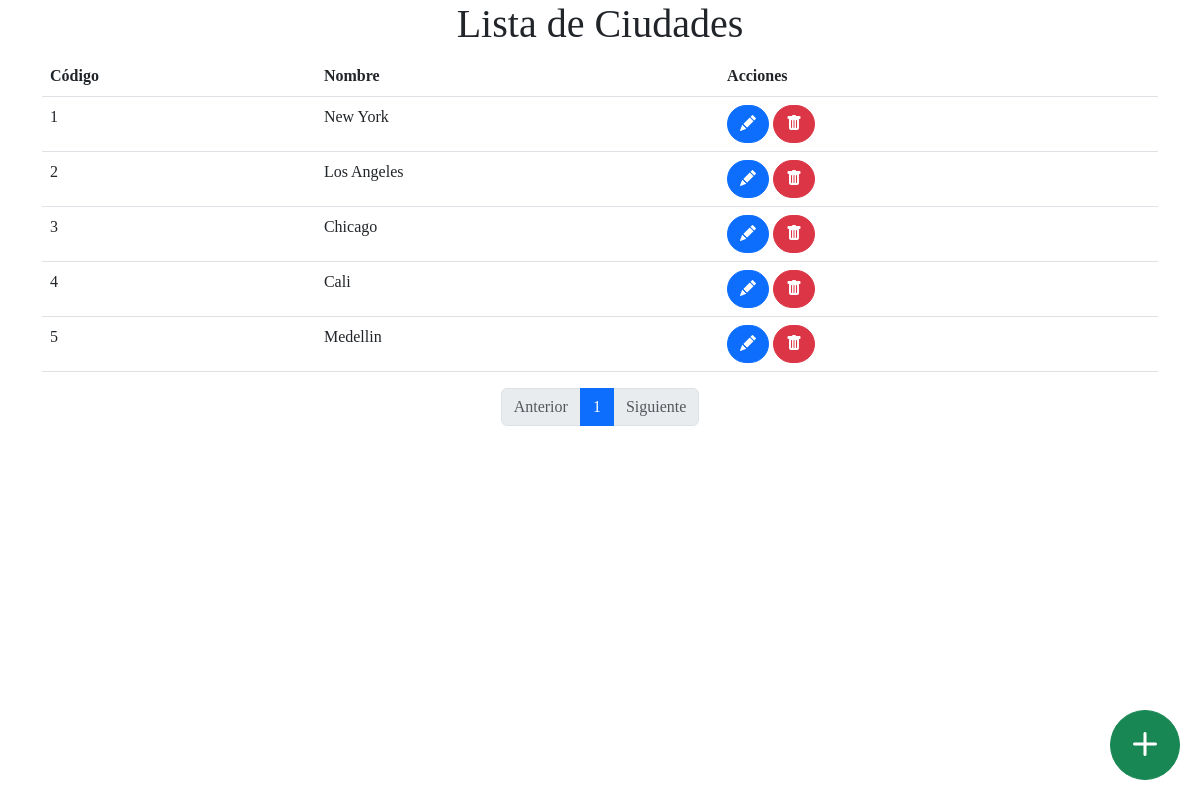
The app's page /cities with its own data.
### Backend/models/models.py (models this page shows, shortened)
class City(db.Model):
    cod = db.Column(db.Integer, primary_key=True)
    name = db.Column(db.String(50), nullable=False)
    clients = db.relationship('Client', backref='city', lazy=True)

### Backend/controllers/city.py (the view)
@app.route('/cities', methods=['GET'])
def cities_list():
    page = request.args.get('page', 1, type=int)
    per_page = 10
    cities = db.session.query(City).paginate(page=page, per_page=per_page)
    delete_url = url_for('cities_delete', cod=0)
    edit_url = url_for('cities_edit', cod=0)
    return render_template('cities.html', cities=cities, delete_url=delete_url, edit_url=edit_url)

### templates/cities.html (shortened to what this page needs)
{% extends "base.html" %}
{% block content %}
<center>
    <h1 class="display-6">Lista de Ciudades</h1>
</center>
<div class="container-sm">
    <table id="citiesTable" class="table table-hover">
        <thead>
            <tr>
                <th>Código</th>
                <th>Nombre</th>
                <th>Acciones</th>
            </tr>
        </thead>
        <tbody id="listCities">
            {% for city in cities.items %}
            <tr id="city-{{ city.cod }}-details">
                <td id="city-{{ city.cod }}-cod">{{ city.cod }}</td>
                <td id="city-{{ city.cod }}-name">{{ city.name }}</td>
                <td>
                    <button type="button" class="btn btn-primary btn-md rounded-5" data-bs-toggle="modal"
                        data-bs-target="#editCityModal-{{ city.cod }}" title="Editar Ciudad">
                        <i class="bi bi-pencil-fill"></i>
                    </button>
                    <button type="button" class="btn btn-danger btn-md rounded-5" data-bs-toggle="modal"
                        data-bs-target="#deleteCityModal-{{ city.cod }}" title="Eliminar Ciudad">
                        <i class="bi bi-trash-fill"></i>
                    </button>
                </td>
            </tr>
            {% endfor %}
        </tbody>
    </table>
    <button type="button" class="btn btn-success" data-bs-toggle="modal" data-bs-target="#cityModal" style="font-size: 24px;
            width: 70px;
            height: 70px;
            border-radius: 50%;
            position: fixed;
            bottom: 20px;
            right: 20px;
            z-index: 100;" title="Agregar ciudad">
        <i class="bi bi-plus-lg"></i>
    </button>
    <div class="container">
        <nav>
            <ul class="pagination justify-content-center">
                {% if cities.has_prev %}
                <li class="page-item">
                    <a class="page-link" href="{{ url_for('cities_list', page=cities.prev_num) }}">Anterior</a>
                </li>
                {% else %}
                <li class="page-item disabled">
                    <a class="page-link">Anterior</a>
                </li>
                {% endif %}
                {% for page_num in cities.iter_pages() %}
                {% if page_num %}
                {% if page_num != cities.page %}
                <li class="page-item">
                    <a class="page-link" href="{{ url_for('cities_list', page=page_num) }}">{{ page_num }}</a>
                </li>
                {% else %}
                <li class="page-item active">
                    <a class="page-link">{{ page_num }}</a>
                </li>
                {% endif %}
                {% else %}
                <li class="page-item disabled">
                    <a class="page-link">...</a>
                </li>
                {% endif %}
                {% endfor %}
                {% if cities.has_next %}
                <li class="page-item">
                    <a class="page-link" href="{{ url_for('cities_list', page=cities.next_num) }}">Siguiente</a>
                </li>
                {% else %}
                <li class="page-item disabled">
                    <a class="page-link">Siguiente</a>
                </li>
                {% endif %}
            </ul>
        </nav>
    </div>
</div>
{% endblock %}

### records on screen
City: cod "1", name "New York"
City: cod "2", name "Los Angeles"
City: cod "3", name "Chicago"
City: cod "4", name "Cali"
City: cod "5", name "Medellin"

### other values on screen
{{ page_num }} "1"
